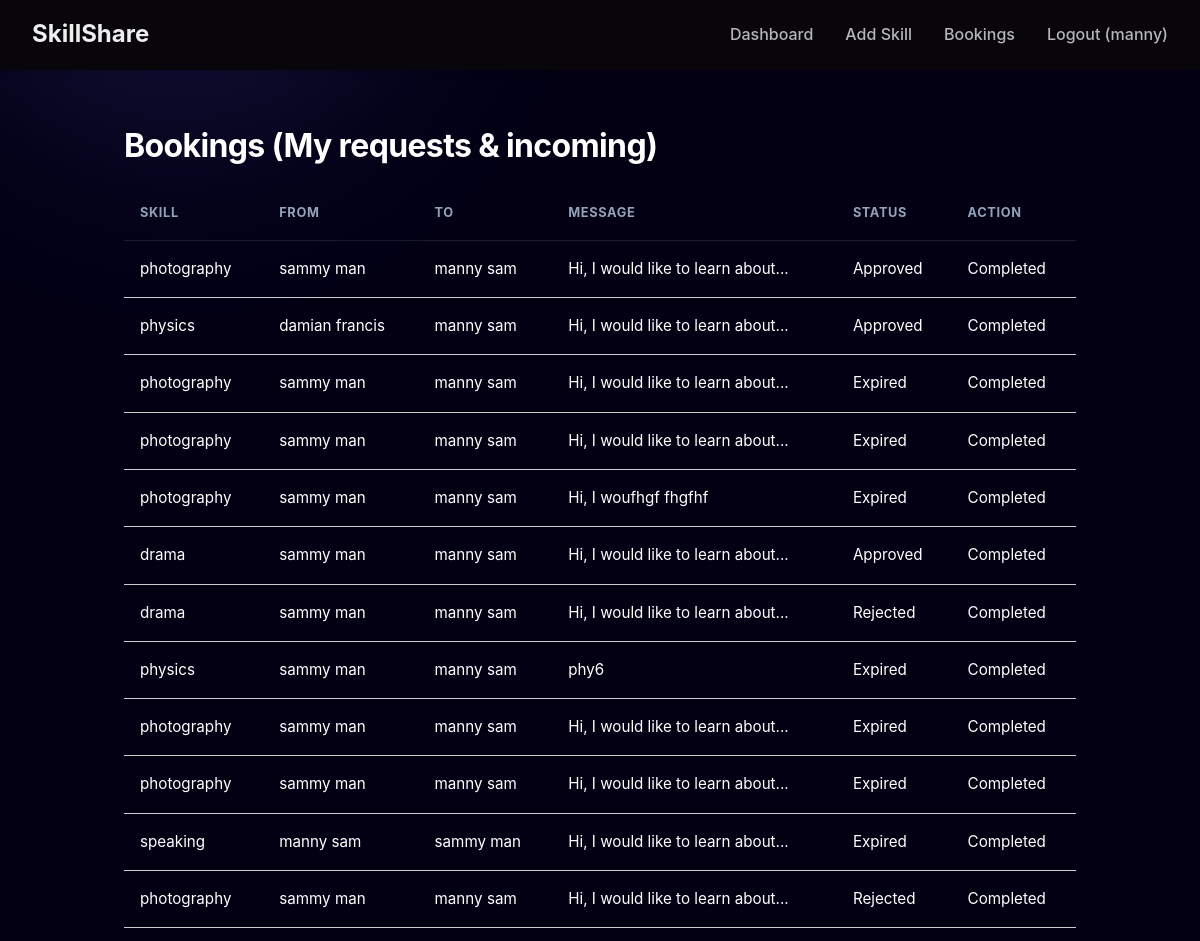
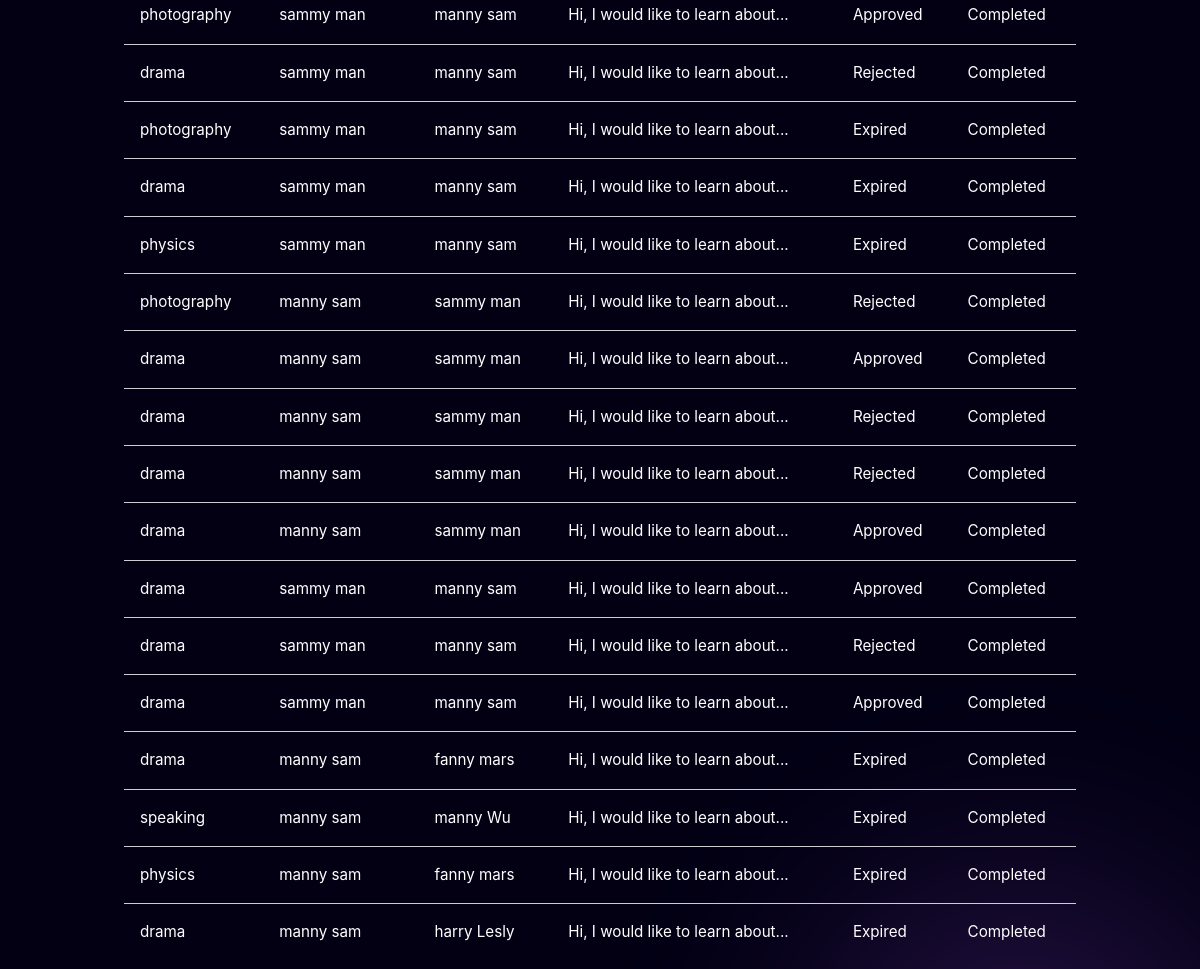
The page /booking_status.php (signed in) on the database its author committed (2 pictures, top to bottom).
### tables this page shows
CREATE TABLE `bookings` (
  `booking_id` int(11) NOT NULL,
  `learner_id` int(11) NOT NULL,
  `tutor_id` int(11) NOT NULL,
  `skill_id` int(11) NOT NULL,
  `status` enum('pending','approved','rejected','expired') NOT NULL DEFAULT 'pending',
  `message` text NOT NULL,
  `proposed_time` datetime NOT NULL,
  `created_at` timestamp NOT NULL DEFAULT current_timestamp()
);

CREATE TABLE `skills` (
  `skill_id` int(5) NOT NULL,
  `skill_name` varchar(100) NOT NULL,
  `description` text DEFAULT NULL
);

CREATE TABLE `users` (
  `user_id` int(5) NOT NULL,
  `first_name` varchar(50) NOT NULL,
  `last_name` varchar(50) NOT NULL,
  `email` varchar(50) NOT NULL,
  `password_hash` varchar(255) NOT NULL,
  `bio` text DEFAULT NULL,
  `created_at` timestamp NOT NULL DEFAULT current_timestamp()
);

### functions.php (called while the page is built, shortened)
<?php
require_once __DIR__ . '/config.php';
function e($str)
{
    return htmlspecialchars($str ?? '', ENT_QUOTES, 'UTF-8');
}
function current_user_id()
{
    return $_SESSION['user_id'] ?? null;
}
function get_bookings_for_user($user_id)
{
    global $mysqli;
    $sql = "SELECT b.booking_id, b.learner_id, b.tutor_id, b.skill_id, b.status, b.proposed_time, b.message, b.created_at,
            lu.first_name AS learner_first, lu.last_name AS learner_last,
            tu.first_name AS tutor_first, tu.last_name AS tutor_last,
            s.skill_name
            FROM bookings b
            JOIN users lu ON b.learner_id = lu.user_id
            JOIN users tu ON b.tutor_id = tu.user_id
            JOIN skills s ON b.skill_id = s.skill_id
            WHERE b.learner_id = ? OR b.tutor_id = ?
            ORDER BY b.created_at DESC";
    $stmt = $mysqli->prepare($sql);
    $stmt->bind_param('ii', $user_id, $user_id);
    $stmt->execute();
    return $stmt->get_result()->fetch_all(MYSQLI_ASSOC);
}

### booking_status.php (the view, shortened to what this page needs)
<?php
require_once __DIR__ . '/functions.php';
$uid = current_user_id();
$bookings = get_bookings_for_user($uid);
$token = csrf_token();
?>
<!doctype html>
<html>
<head>
  <link rel="stylesheet" href="assets/css/style.css">
</head>
<body>
  <?php include 'templates/header.php'; ?>
  <div class="container">
    <h2>Bookings (My requests & incoming) </h2>
        <?php if (empty($bookings)): ?>
          <p>No bookings found.</p>
        <?php else: ?>
          <table class="table">
            <thead>
              <tr>
                <th>Skill</th>
                <th>From</th>
                <th>To</th>
                <th>Message</th>
                <th>Status</th>
                <th>Action</th>
              </tr>
            </thead>
            <tbody>
              <?php foreach ($bookings as $b): ?>
                <tr>
                  <td><?= e($b['skill_name']) ?></td>
                  <td><?= e($b['learner_first'] . ' ' . $b['learner_last']) ?></td>
                  <td><?= e($b['tutor_first'] . ' ' . $b['tutor_last']) ?></td>
                  <td><?= e(substr($b['message'], 0, 60)) ?><?= strlen($b['message']) > 60 ? '...' : '' ?></td>
                  <td><?= e(ucfirst($b['status'])) ?></td>
                  <td>
                    <?php if ($b['tutor_id'] == $uid && $b['status'] == 'pending'): ?>
                      <form method="post" style="display:inline">
                        <input type="hidden" name="csrf" value="<?= e($token) ?>">
                        <input type="hidden" name="booking_id" value="<?= (int)$b['booking_id'] ?>">
                        <button name="action" value="approved" class="btn small">Approved</button>
                        <button name="action" value="rejected" class="btn small danger">Rejected</button>
                      </form>
                    <?php else: ?>
                      Completed
                    <?php endif; ?>
                  </td>
                </tr>
              <?php endforeach; ?>
            </tbody>
          </table>
        <?php endif; ?>
  </div>
</body>
</html>

### templates/header.php (shortened to what this page needs)
<!doctype html>
<html>
<head>
  <link rel="stylesheet" href="assets/css/style.css">
</head>
<body>
<header class="site-header">
  <div class="nav">
    <a href="index.php" class="brand">SkillShare</a>
    <nav class="nav-links">
      <?php if (isset($_SESSION['user_id'])): ?>
        <a href="dashboard.php">Dashboard</a>
        <a href="skill_add.php">Add Skill</a>
        <a href="booking_status.php">Bookings</a>
        <a href="index.php?action=logout">Logout (<?= e($_SESSION['first_name'] ?? '') ?>)</a>
      <?php else: ?>
        <a href="login.php">Login</a>
        <a href="register.php">Register</a>
      <?php endif; ?>
    </nav>
  </div>
</header>
</body>
</html>

### assets/css/style.css (style rules this page uses)
:root { --bg-deep: #030014; --text-main: #ffffff; --text-muted: #94a3b8; --primary: #8b5cf6; --accent-glow: linear-gradient(135deg, #6366f1 0%, #a855f7 100%); --glass-surface: linear-gradient(180deg, rgba(255, 255, 255, 0.07) 0%, rgba(255, 255, 255, 0.03) 100%); --glass-border: 1px solid rgba(255, 255, 255, 0.08); --glass-shadow: 0 4px 30px rgba(0, 0, 0, 0.3); --backdrop: blur(16px); --s-success: #10b981; --s-warn: #f59e0b; --s-danger: #ef4444; --s-neutral: #64748b; --radius-card: 24px; --radius-btn: 50px; --ease-elastic: cubic-bezier(0.34, 1.56, 0.64, 1); }
* { box-sizing: border-box; }
body { font-family: "Inter", -apple-system, sans-serif; background-color: var(--bg-deep); color: var(--text-main); margin: 0; padding-top: 80px; min-height: 100vh; overflow-x: hidden; position: relative; line-height: 1.6; }
body::before, body::after { content: ""; position: fixed; width: 50vw; height: 50vw; border-radius: 50%; filter: blur(100px); z-index: -1; opacity: 0.3; animation: floatBlobs 20s infinite alternate; }
body::before { background: radial-gradient(#6366f1, transparent 70%); top: -20%; left: -10%; }
body::after { background: radial-gradient(#a855f7, transparent 70%); bottom: -20%; right: -10%; animation-delay: -10s; }
.container { max-width: 1000px; margin: 0 auto; padding: 40px 24px; }
h2, h3 { margin-top: 0; font-weight: 700; letter-spacing: -0.02em; }
h2 { font-size: 2rem; margin-bottom: 0.5em; }
.table { width: 100%; border-collapse: collapse; min-width: 600px; }
.table th { text-align: left; color: var(--text-muted); padding: 16px; border-bottom: 1px solid rgba(255, 255, 255, 0.1); font-size: 0.8rem; text-transform: uppercase; letter-spacing: 0.05em; }
.table td { padding: 16px; border-bottom: 1px solid rgba(255, 255, 255, 0.8); font-size: 0.95rem; }
.table tr:last-child td { border-bottom: none; }
.nav { display: flex; justify-content: space-between; align-items: center; background-color: #08060a; padding: 1rem 2rem; box-shadow: 0 2px 5px rgba(0, 0, 0, 0.1); position: relative; z-index: 1100; position: sticky; scroll; }
header { scroll-margin-bottom: 40px; position: fixed; top: 0; left: 0; right: 0; z-index: 2000; width: 100%; }
.brand { font-size: 1.5rem; font-weight: bold; color: #eeeeee; text-decoration: none; transform: translateY(-1px); transition: transform 0.3s ease; }
.nav-links { list-style: none; display: flex; gap: 2rem; margin: 0; padding: 0; }
.nav-links a { text-decoration: none; color: #b6b6b6; font-weight: 500; font-size: 1rem; transition: color 0.3s ease, transform 0.3s ease; display: inline-block; }
.nav-links { list-style: none; display: flex; gap: 2rem; margin: 0; padding: 0; position: relative; }
.nav-links a { text-decoration: none; color: #b6b6b6; font-weight: 500; transition: color 0.3s ease; }

### rows shown on the page
bookings: skill.skill_name "photography", learner.last_name "sammy man", tutor.last_name "manny sam", message "Hi, I would like to learn about...", status "Approved", shows "Completed"
bookings: skill.skill_name "physics", learner.last_name "damian francis", tutor.last_name "manny sam", message "Hi, I would like to learn about...", status "Approved", shows "Completed"
bookings: skill.skill_name "photography", learner.last_name "sammy man", tutor.last_name "manny sam", message "Hi, I would like to learn about...", status "Expired", shows "Completed"
bookings: skill.skill_name "photography", learner.last_name "sammy man", tutor.last_name "manny sam", message "Hi, I would like to learn about...", status "Expired", shows "Completed"
bookings: skill.skill_name "photography", learner.last_name "sammy man", tutor.last_name "manny sam", message "Hi, I woufhgf fhgfhf", status "Expired", shows "Completed"
bookings: skill.skill_name "drama", learner.last_name "sammy man", tutor.last_name "manny sam", message "Hi, I would like to learn about...", status "Approved", shows "Completed"
bookings: skill.skill_name "drama", learner.last_name "sammy man", tutor.last_name "manny sam", message "Hi, I would like to learn about...", status "Rejected", shows "Completed"
bookings: skill.skill_name "physics", learner.last_name "sammy man", tutor.last_name "manny sam", message "phy6", status "Expired", shows "Completed"
bookings: skill.skill_name "photography", learner.last_name "sammy man", tutor.last_name "manny sam", message "Hi, I would like to learn about...", status "Expired", shows "Completed"
bookings: skill.skill_name "photography", learner.last_name "sammy man", tutor.last_name "manny sam", message "Hi, I would like to learn about...", status "Expired", shows "Completed"
bookings: skill.skill_name "speaking", learner.last_name "manny sam", tutor.last_name "sammy man", message "Hi, I would like to learn about...", status "Expired", shows "Completed"
bookings: skill.skill_name "photography", learner.last_name "sammy man", tutor.last_name "manny sam", message "Hi, I would like to learn about...", status "Rejected", shows "Completed"
bookings: skill.skill_name "photography", learner.last_name "sammy man", tutor.last_name "manny sam", message "Hi, I would like to learn about...", status "Approved", shows "Completed"
bookings: skill.skill_name "drama", learner.last_name "sammy man", tutor.last_name "manny sam", message "Hi, I would like to learn about...", status "Rejected", shows "Completed"
bookings: skill.skill_name "photography", learner.last_name "sammy man", tutor.last_name "manny sam", message "Hi, I would like to learn about...", status "Expired", shows "Completed"
bookings: skill.skill_name "drama", learner.last_name "sammy man", tutor.last_name "manny sam", message "Hi, I would like to learn about...", status "Expired", shows "Completed"
bookings: skill.skill_name "physics", learner.last_name "sammy man", tutor.last_name "manny sam", message "Hi, I would like to learn about...", status "Expired", shows "Completed"
bookings: skill.skill_name "photography", learner.last_name "manny sam", tutor.last_name "sammy man", message "Hi, I would like to learn about...", status "Rejected", shows "Completed"
bookings: skill.skill_name "drama", learner.last_name "manny sam", tutor.last_name "sammy man", message "Hi, I would like to learn about...", status "Approved", shows "Completed"
bookings: skill.skill_name "drama", learner.last_name "manny sam", tutor.last_name "sammy man", message "Hi, I would like to learn about...", status "Rejected", shows "Completed"
bookings: skill.skill_name "drama", learner.last_name "manny sam", tutor.last_name "sammy man", message "Hi, I would like to learn about...", status "Rejected", shows "Completed"
bookings: skill.skill_name "drama", learner.last_name "manny sam", tutor.last_name "sammy man", message "Hi, I would like to learn about...", status "Approved", shows "Completed"
bookings: skill.skill_name "drama", learner.last_name "sammy man", tutor.last_name "manny sam", message "Hi, I would like to learn about...", status "Approved", shows "Completed"
bookings: skill.skill_name "drama", learner.last_name "sammy man", tutor.last_name "manny sam", message "Hi, I would like to learn about...", status "Rejected", shows "Completed"
bookings: skill.skill_name "drama", learner.last_name "sammy man", tutor.last_name "manny sam", message "Hi, I would like to learn about...", status "Approved", shows "Completed"
bookings: skill.skill_name "drama", learner.last_name "manny sam", tutor.last_name "fanny mars", message "Hi, I would like to learn about...", status "Expired", shows "Completed"
bookings: skill.skill_name "speaking", learner.last_name "manny sam", tutor.last_name "manny Wu", message "Hi, I would like to learn about...", status "Expired", shows "Completed"
bookings: skill.skill_name "physics", learner.last_name "manny sam", tutor.last_name "fanny mars", message "Hi, I would like to learn about...", status "Expired", shows "Completed"
bookings: skill.skill_name "drama", learner.last_name "manny sam", tutor.last_name "harry Lesly", message "Hi, I would like to learn about...", status "Expired", shows "Completed"

### other values the page prints
$_SESSION['first_name'] "manny"
